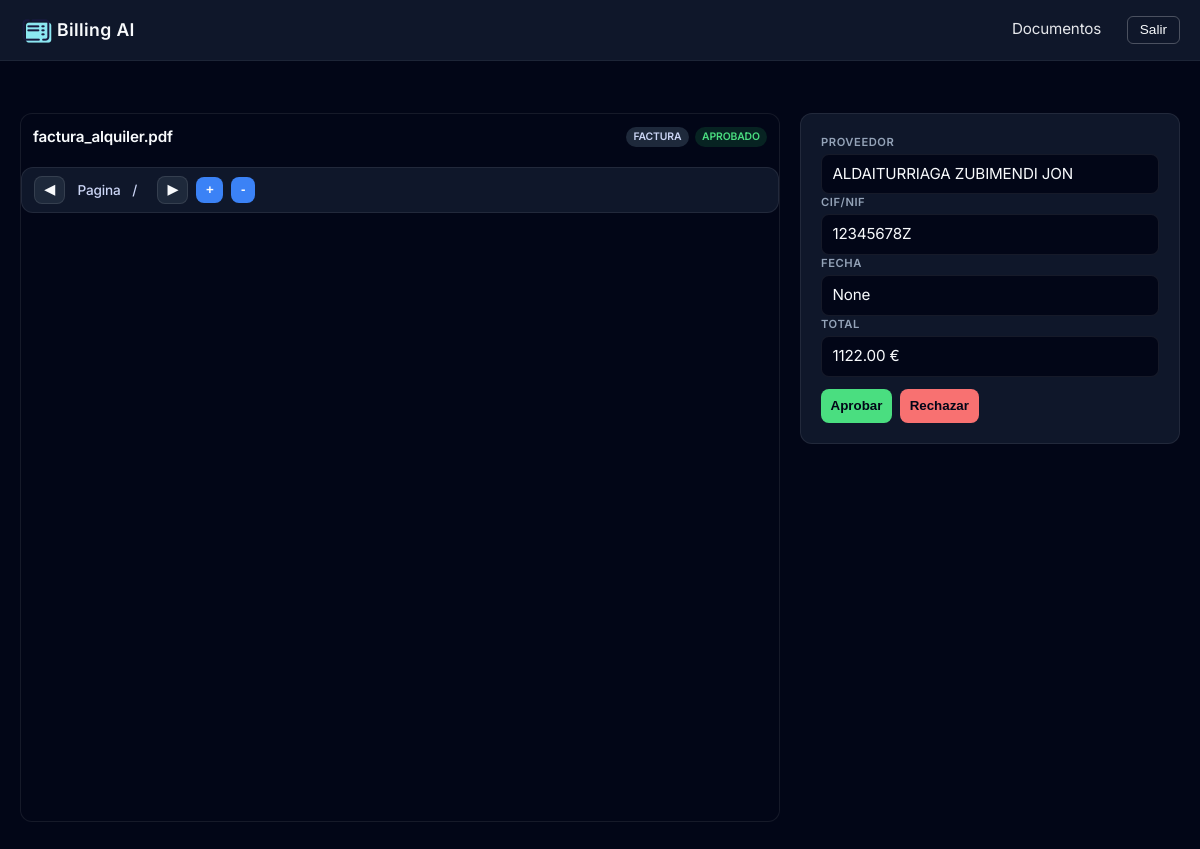
Screenshot of /documents/12/ (signed in) with the database file from the repository.
### documents/models.py (models this page shows, shortened)
class Document(models.Model):
    TYPE_CHOICES = [
        ("invoice", "Factura"),
        ("delivery", "Albarán"),
        ("other", "Otro"),
    ]
    STATUS_CHOICES = [
        ("pending", "Pendiente"),
        ("approved", "Aprobado"),
        ("needs_review", "Revisión"),
        ("error", "Error"),
    ]
    @property
    def is_pdf(self):
        if not self.file:
            return False
        return self.file.name.lower().endswith(".pdf")
    client = models.ForeignKey(Client, on_delete=models.CASCADE, related_name="documents")
    external_id = models.CharField(max_length=255, unique=True)
    file = models.FileField(upload_to="documents/")
    original_name = models.CharField(max_length=255)
    document_type = models.CharField(max_length=20, choices=TYPE_CHOICES)
    confidence = models.FloatField()
    status = models.CharField(max_length=20, choices=STATUS_CHOICES, default="pending")
    extracted_data = models.JSONField()
    provider_name = models.CharField(max_length=255, null=True, blank=True)
    provider_tax_id = models.CharField(max_length=50, null=True, blank=True)
    issue_date = models.DateField(null=True, blank=True)
    total_amount = models.DecimalField(max_digits=10, decimal_places=2, null=True, blank=True)
    created_at = models.DateTimeField(auto_now_add=True)
    reviewed_at = models.DateTimeField(null=True, blank=True)

### documents/views.py (the view)
# urls.py: path("<int:pk>/", DocumentDetailView.as_view(), name="detail"),
class DocumentDetailView(LoginRequiredMixin, DetailView):
    model = Document
    template_name = "documents/document_detail.html"
    def get_queryset(self):
        return Document.objects.filter(
            client__clientuser__user=self.request.user
        )

### templates/documents/document_detail.html (shortened to what this page needs)
{% extends "base.html" %}
{% block styles %}
{% load static %}
    <link rel="stylesheet" type="text/css" href="{% static 'css/documents/document_detail.css' %}">
{% endblock %}
{% block content %}
<div class="layout">
    <div class="pdf">
        <div class="pdf-header">
            <h3>{{ document.original_name }}</h3>
            <div class="pdf-badges">
                <span class="badge type">{{ document.get_document_type_display }}</span>
                <span class="badge status status-{{ document.status }}">
                    {{ document.get_status_display }}
                </span>
            </div>
        </div>
        {% if document.is_pdf %}
        <div class="pdf-toolbar">
            <button id="prev-page">◀</button>
            <span>Pagina  / </span>
            <button id="next-page">▶</button>
            <button id="zoom-in">+</button>
            <button id="zoom-out">-</button>
        </div>
        {% endif %}
        {% if document.is_pdf %}
            <div id="pdf-viewer" style="width:100%; height:600px; overflow:auto;"></div>
        {% elif document.is_image %}
            <img src="{{ document.file.url }}" style="max-width:100%;" />
        {% else %}
            <p>No se puede visualizar el archivo</p>
        {% endif %}
    </div>
    <div class="data">
        <div class="field">
            <span class="label">Proveedor</span>
            <span class="value">{{ document.provider_name }}</span>
        </div>
        <div class="field">
            <span class="label">CIF/NIF</span>
            <span class="value">{{ document.provider_tax_id }}</span>
        </div>
        <div class="field">
            <span class="label">Fecha</span>
            <span class="value">{{ document.issue_date }}</span>
        </div>
        <div class="field">
            <span class="label">Total</span>
            <span class="value">{{ document.total_amount }} €</span>
        </div>
        <div class="actions">
            <form method="post" action="#">
                <button class="btn-approve" type="submit">Aprobar</button>
            </form>
            <form method="post" action="#">
                <button class="btn-reject" type="submit">Rechazar</button>
            </form>
        </div>
    </div>
</div>
{% endblock %}

### static/css/base.css (style rules this page uses)
:root { --body-bg-color: #020617; --body-fg-color: #f8fafc; --card-bg-color: #0f172a; --enfasis-color: #38bdf8; --muted-color: #64748b; }
body { margin: 0; padding: 0; font-family: "Inter", system-ui, -apple-system, BlinkMacSystemFont,"Segoe UI", sans-serif; font-size: 15px; line-height: 1.5; letter-spacing: -0.01em; background-color: #020617; }
h1, h2, h3, h4, h5, p { color: var(--body-fg-color); }

### static/css/documents/document_detail.css (style rules this page uses)
.layout { display: grid; grid-template-columns: 1fr 380px; gap: 1.25rem; padding: 1.25rem 0; }
.pdf { background: #020617; border: 1px solid rgba(255, 255, 255, 0.08); border-radius: 12px; overflow: hidden; }
.data { background: #0f172a; border: 1px solid rgba(255, 255, 255, 0.08); border-radius: 12px; padding: 1.25rem; height: fit-content; }
.data form { display: flex; flex-direction: column; gap: 0.75rem; }
.field { display: flex; flex-direction: column; gap: 0.2rem; }
.field .label { font-size: 0.7rem; font-weight: 600; text-transform: uppercase; letter-spacing: 0.05em; color: #94a3b8; }
.field .value { font-size: 0.95rem; color: #f8fafc; background: #020617; padding: 0.5rem 0.65rem; border-radius: 8px; border: 1px solid rgba(255, 255, 255, 0.08); }
.data .actions { display: flex; gap: 0.5rem; margin-top: 0.75rem; }
.data button { flex: 1; padding: 0.6rem; border-radius: 8px; border: none; color: #020617; font-weight: 600; cursor: pointer; transition: background 0.2s, transform 0.05s; }
.actions .btn-approve { background: #4ade80; }
.actions .btn-reject { background: #f87171; }
.pdf-toolbar { display: flex; align-items: center; gap: 0.5rem; background: #0f172a; padding: 0.5rem 0.75rem; border-radius: 12px; margin-bottom: 0.5rem; border: 1px solid rgba(255, 255, 255, 0.08); color: #f8fafc; font-size: 0.85rem; font-weight: 600; }
.pdf-toolbar button { background: #1e293b; color: #f8fafc; border: 1px solid rgba(255,255,255,0.1); padding: 0.35rem 0.6rem; border-radius: 8px; cursor: pointer; font-weight: 600; transition: background 0.2s, transform 0.05s; }
.pdf-toolbar #zoom-in, .pdf-toolbar #zoom-out { background: #3b82f6; color: #f8fafc; border: none; }
.pdf-toolbar span { margin: 0 0.25rem; font-weight: 500; color: #cbd5f5; }
.pdf-header { display: flex; justify-content: space-between; align-items: center; margin-bottom: 0.4rem; padding: 0.75rem; }
.pdf-header h3 { font-size: 0.95rem; font-weight: 600; color: #f8fafc; margin: 0; }
.pdf-badges { display: flex; gap: 0.4rem; }
.badge { font-size: 0.65rem; padding: 0.15rem 0.45rem; border-radius: 999px; text-transform: uppercase; font-weight: 600; }
.badge.type { background: #1e293b; color: #cbd5f5; }
.badge.status-approved { background: rgba(34, 197, 94, 0.15); color: #4ade80; }

### rows the page displays
Document: original_name "factura_alquiler.pdf", document_type "FACTURA", status "APROBADO", provider_name "ALDAITURRIAGA ZUBIMENDI JON", provider_tax_id "12345678Z", issue_date "None", total_amount "1122.00"
